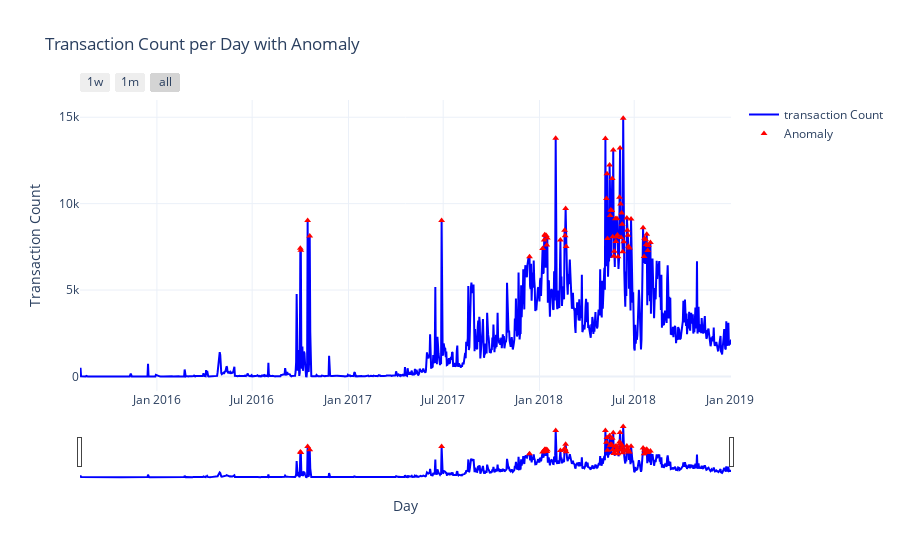

The code cell stored with this chart in its notebook:
### Code cell
import pandas as pd
import numpy as np
import plotly.graph_objects as go
from scipy.stats import zscore


file_path = r"D:\sai\outofgas\day_count.txt"  
df = pd.read_csv(file_path, sep='\t')

df['day'] = pd.to_datetime(df['day'])

df = df.sort_values('day')

df['zscore'] = zscore(df['count'])
df['anomaly'] = (df['zscore'].abs() > 2).astype(int)

fig = go.Figure()

fig.add_trace(go.Scatter(
    x=df['day'],
    y=df['count'],
    mode='lines',
    name='transaction Count',
    line=dict(color='blue')
))

anomalies = df[df['anomaly'] == 1]

fig.add_trace(go.Scatter(
    x=anomalies['day'],
    y=anomalies['count'],
    mode='markers',
    name='Anomaly',
    marker=dict(color='red', size=6, symbol='triangle-up'),
    hovertext=["Anomaly" for _ in anomalies['day']],
    hoverinfo='text'
))

fig.update_layout(
    title='Transaction Count per Day with Anomaly ',
    xaxis=dict(
        title='Day',
        rangeslider=dict(visible=True),  
        rangeselector=dict(
            buttons=list([  
                dict(count=7, label="1w", step="day", stepmode="backward"),
                dict(count=1, label="1m", step="month", stepmode="backward"),
                dict(step="all")
            ])
        )
    ),
    yaxis_title='Transaction Count',
    template='plotly_white',
    hovermode='x unified',
    dragmode='zoom'
)

fig.show()

### Figure 1 — Plotly figure (JSON) as saved in the notebook; plotly's stock layout.template omitted (floating-point values rounded to 4 significant figures; data arrays with more than 128 entries replaced by an {"elided": "..."} marker saying what was removed)
{"data": [{"line": {"color": "blue"}, "mode": "lines", "name": "transaction Count", "type": "scatter", "x": {"elided": "1215 str values"}, "y": {"elided": "1215 int values"}}, {"hoverinfo": "text", "hovertext": ["Anomaly", "Anomaly", "Anomaly", "Anomaly", "Anomaly", "Anomaly", "Anomaly", "Anomaly", "Anomaly", "Anomaly", "Anomaly", "Anomaly", "Anomaly", "Anomaly", "Anomaly", "Anomaly", "Anomaly", "Anomaly", "Anomaly", "Anomaly", "Anomaly", "Anomaly", "Anomaly", "Anomaly", "Anomaly", "Anomaly", "Anomaly", "Anomaly", "Anomaly", "Anomaly", "Anomaly", "Anomaly", "Anomaly", "Anomaly", "Anomaly", "Anomaly", "Anomaly", "Anomaly", "Anomaly", "Anomaly", "Anomaly", "Anomaly", "Anomaly", "Anomaly", "Anomaly", "Anomaly", "Anomaly", "Anomaly", "Anomaly", "Anomaly", "Anomaly", "Anomaly", "Anomaly", "Anomaly", "Anomaly", "Anomaly", "Anomaly", "Anomaly", "Anomaly", "Anomaly", "Anomaly", "Anomaly"], "marker": {"color": "red", "size": 6, "symbol": "triangle-up"}, "mode": "markers", "name": "Anomaly", "type": "scatter", "x": ["2016-10-01T00:00:00", "2016-10-02T00:00:00", "2016-10-15T00:00:00", "2016-10-19T00:00:00", "2017-06-28T00:00:00", "2017-12-13T00:00:00", "2018-01-07T00:00:00", "2018-01-10T00:00:00", "2018-01-11T00:00:00", "2018-01-12T00:00:00", "2018-01-14T00:00:00", "2018-01-15T00:00:00", "2018-01-16T00:00:00", "2018-02-01T00:00:00", "2018-02-10T00:00:00", "2018-02-18T00:00:00", "2018-02-19T00:00:00", "2018-02-20T00:00:00", "2018-02-21T00:00:00", "2018-05-07T00:00:00", "2018-05-09T00:00:00", "2018-05-10T00:00:00", "2018-05-11T00:00:00", "2018-05-15T00:00:00", "2018-05-16T00:00:00", "2018-05-17T00:00:00", "2018-05-19T00:00:00", "2018-05-20T00:00:00", "2018-05-21T00:00:00", "2018-05-22T00:00:00", "2018-05-23T00:00:00", "2018-05-24T00:00:00", "2018-05-26T00:00:00", "2018-05-27T00:00:00", "2018-05-28T00:00:00", "2018-05-29T00:00:00", "2018-05-30T00:00:00", "2018-05-31T00:00:00", "2018-06-03T00:00:00", "2018-06-04T00:00:00", "2018-06-05T00:00:00", "2018-06-06T00:00:00", "2018-06-07T00:00:00", "2018-06-08T00:00:00", "2018-06-09T00:00:00", "2018-06-10T00:00:00", "2018-06-11T00:00:00", "2018-06-17T00:00:00", "2018-06-18T00:00:00", "2018-06-19T00:00:00", "2018-06-20T00:00:00", "2018-06-22T00:00:00", "2018-06-25T00:00:00", "2018-07-18T00:00:00", "2018-07-20T00:00:00", "2018-07-21T00:00:00", "2018-07-23T00:00:00", "2018-07-24T00:00:00", "2018-07-25T00:00:00", "2018-07-27T00:00:00", "2018-07-28T00:00:00", "2018-08-01T00:00:00"], "y": [7414, 7303, 9028, 8124, 9030, 6920, 7399, 7896, 8194, 8153, 8162, 7614, 8013, 13787, 7900, 8456, 8136, 9726, 7525, 13764, 10301, 11726, 7984, 12231, 9319, 9638, 9610, 11458, 8078, 13110, 6963, 7241, 9122, 7815, 8086, 9138, 8183, 6927, 10365, 13219, 9975, 8040, 9462, 8801, 7217, 14938, 7794, 9174, 8458, 8176, 7539, 7438, 9113, 8612, 6948, 8001, 7915, 7632, 8224, 7286, 7580, 7748]}], "layout": {"dragmode": "zoom", "hovermode": "x unified", "title": {"text": "Transaction Count per Day with Anomaly "}, "xaxis": {"rangeselector": {"buttons": [{"count": 7, "label": "1w", "step": "day", "stepmode": "backward"}, {"count": 1, "label": "1m", "step": "month", "stepmode": "backward"}, {"step": "all"}]}, "rangeslider": {"visible": true}, "title": {"text": "Day"}}, "yaxis": {"title": {"text": "Transaction Count"}}}}
